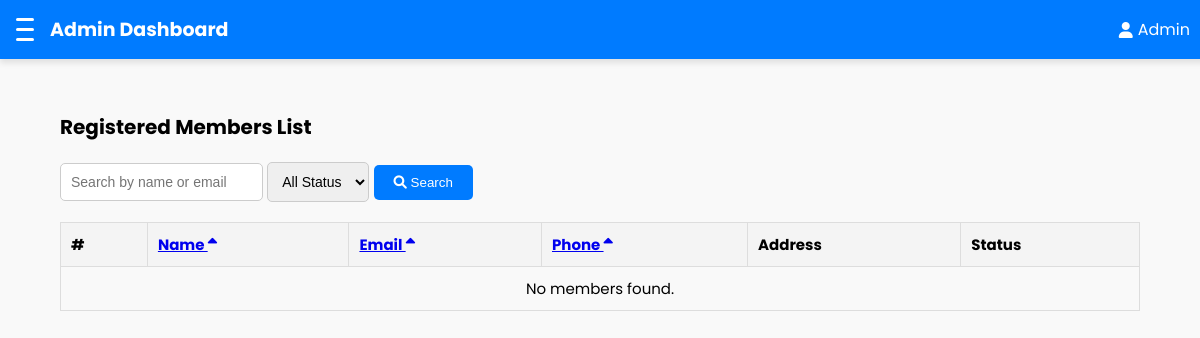
Before: /admin/view_members.php (signed in) with the older database file.
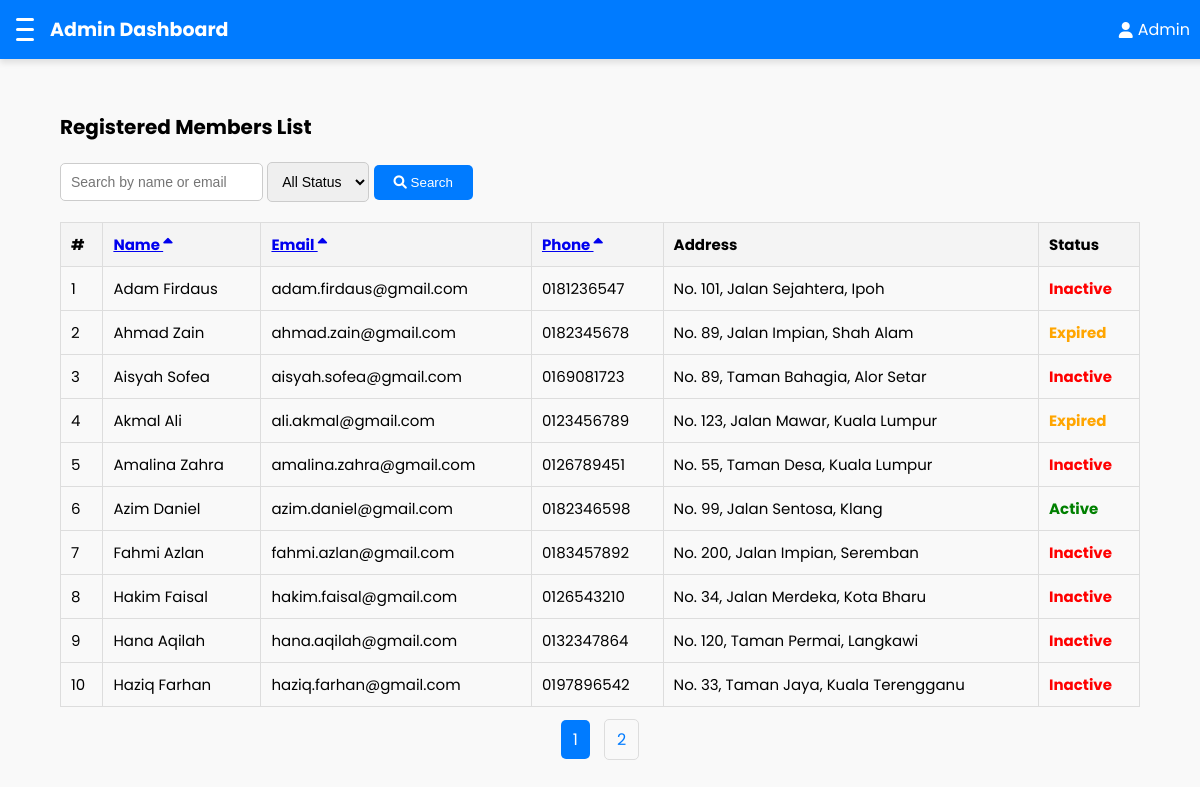
After: the same page with the newer database file.
### tables this page shows
CREATE TABLE `members` (
  `id` int(11) NOT NULL,
  `name` varchar(255) NOT NULL,
  `gender` enum('male','female') NOT NULL,
  `status` enum('inactive','active') DEFAULT 'inactive',
  `email` varchar(255) NOT NULL,
  `password` varchar(255) NOT NULL,
  `phone` varchar(20) DEFAULT NULL,
  `address` text DEFAULT NULL,
  `created_at` timestamp NOT NULL DEFAULT current_timestamp(),
  `profile_picture` varchar(255) DEFAULT NULL
);

### admin/view_members.php (the view, shortened to what this page needs)
<?php
include '../includes/db.php';
$search = isset($_GET['search']) ? $_GET['search'] : '';
$filter = isset($_GET['status']) ? $_GET['status'] : '';
$page = isset($_GET['page']) ? (int)$_GET['page'] : 1;
$limit = 10;
$offset = ($page - 1) * $limit;
$sort_column = isset($_GET['sort']) ? $_GET['sort'] : 'name';
$sort_order = isset($_GET['order']) && $_GET['order'] === 'desc' ? 'desc' : 'asc';
$query = "
    SELECT
        m.id,
        m.name,
        m.email,
        m.phone,
        m.address,
        CASE
            WHEN EXISTS (
                SELECT 1
                FROM member_packages mp
                WHERE mp.member_id = m.id
                AND mp.status = 'active'
            ) THEN 'active'
            WHEN EXISTS (
                SELECT 1
                FROM member_packages mp
                WHERE mp.member_id = m.id
                AND mp.status = 'expired'
            ) THEN 'expired'
            ELSE 'inactive'
        END AS membership_status
    FROM members m
    WHERE (m.name LIKE '%$search%' OR m.email LIKE '%$search%')
";
$query .= " ORDER BY $sort_column $sort_order LIMIT $limit OFFSET $offset";
$result = $conn->query($query);
$total_query = "
    SELECT COUNT(*) as total FROM (
        SELECT
            m.id,
            CASE
                WHEN EXISTS (
                    SELECT 1
                    FROM member_packages mp
                    WHERE mp.member_id = m.id
                    AND mp.status = 'active'
                ) THEN 'active'
                WHEN EXISTS (
                    SELECT 1
                    FROM member_packages mp
                    WHERE mp.member_id = m.id
                    AND mp.status = 'expired'
                ) THEN 'expired'
                ELSE 'inactive'
            END AS membership_status
        FROM members m
        WHERE (m.name LIKE '%$search%' OR m.email LIKE '%$search%')
    ) AS status_filter";
$total_result = $conn->query($total_query);
$total_members = $total_result->fetch_assoc()['total'];
$total_pages = ceil($total_members / $limit);
$next_order = $sort_order === 'asc' ? 'desc' : 'asc';
?>
<!DOCTYPE html>
<html lang="en">
<head>
    <link rel="stylesheet" href="https://cdnjs.cloudflare.com/ajax/libs/font-awesome/6.0.0/css/all.min.css">
    <link rel="stylesheet" href="../css/admin.css">
</head>
<body>
<header>
    <nav class="navbar">
        <div class="navbar-left">
            <button class="hamburger" id="hamburger-menu">
                <span class="bar"></span>
                <span class="bar"></span>
                <span class="bar"></span>
            </button>
            <a href="dashboard.php" class="logo">Admin Dashboard</a>
        </div>
        <div class="profile">
            <a href="#"><i class="fas fa-user"></i> Admin</a>
        </div>
    </nav>
</header>
<div class="dashboard-container">
    <main class="main-content">
        <div class="container">
            <h2>Registered Members List</h2>
            <div class="search-filter">
                <form method="GET">
                    <input type="text" name="search" placeholder="Search by name or email" value="<?php echo $search; ?>">
                    <select name="status">
                        <option value="">All Status</option>
                    </select>
                    <button type="submit"><i class="fas fa-search"></i> Search</button>
                </form>
            </div>
            <table>
                <thead>
                    <tr>
                        <th>#</th>
                        <th>
                            <a href="?search=<?php echo $search; ?>&status=<?php echo $filter; ?>&sort=name&order=<?php echo $next_order; ?>">
                                Name <i class="fas fa-sort-<?php echo $sort_column === 'name' ? $sort_order : 'asc'; ?>"></i>
                            </a>
                        </th>
                        <th>
                            <a href="?search=<?php echo $search; ?>&status=<?php echo $filter; ?>&sort=email&order=<?php echo $next_order; ?>">
                                Email <i class="fas fa-sort-<?php echo $sort_column === 'email' ? $sort_order : 'asc'; ?>"></i>
                            </a>
                        </th>
                        <th>
                            <a href="?search=<?php echo $search; ?>&status=<?php echo $filter; ?>&sort=phone&order=<?php echo $next_order; ?>">
                                Phone <i class="fas fa-sort-<?php echo $sort_column === 'phone' ? $sort_order : 'asc'; ?>"></i>
                            </a>
                        </th>
                        <th>
                            Address
                        </th>
                        <th>Status</th>
                    </tr>
                </thead>
                <tbody>
                    <?php if ($result->num_rows > 0): ?>
                        <?php $counter = $offset + 1; ?>
                        <?php while ($row = $result->fetch_assoc()): ?>
                            <tr>
                                <td><?php echo $counter++; ?></td>
                                <td><?php echo $row['name']; ?></td>
                                <td><?php echo $row['email']; ?></td>
                                <td><?php echo $row['phone']; ?></td>
                                <td><?php echo $row['address']; ?></td>
                                <td class="status-<?php echo $row['membership_status']; ?>">
                                    <?php echo ucfirst($row['membership_status']); ?>
                                </td>
                            </tr>
                        <?php endwhile; ?>
                    <?php else: ?>
                        <tr>
                            <td colspan="6" style="text-align: center;">No members found.</td>
                        </tr>
                    <?php endif; ?>
                </tbody>
            </table>
            <div class="pagination">
                <?php for ($i = 1; $i <= $total_pages; $i++): ?>
                    <a href="?search=<?php echo $search; ?>&status=<?php echo $filter; ?>&page=<?php echo $i; ?>" class="<?php echo $i === $page ? 'active' : ''; ?>"><?php echo $i; ?></a>
                <?php endfor; ?>
            </div>
        </div>
    </main>
</div>
</body>
</html>

### css/admin.css (style rules this page uses)
body { font-family: Poppins, sans-serif; margin: 0; padding: 0; background-color: #f9f9f9; }
.dashboard-container { display: flex; min-height: 100vh; }
.navbar { background-color: #007bff; display: flex; justify-content: space-between; align-items: center; padding: 15px 10px; position: fixed; top: 0; left: 0; width: 100%; z-index: 1000; box-shadow: 0 4px 6px rgba(0, 0, 0, 0.1); }
.navbar-left { display: flex; align-items: center; gap: 10px; }
.navbar .profile { display: flex; align-items: center; gap: 20px; margin-right: 20px; }
.navbar .profile a { color: white; text-decoration: none; font-size: 16px; display: flex; align-items: center; gap: 5px; transition: color 0.3s; }
.hamburger { background: none; border: none; cursor: pointer; display: flex; flex-direction: column; justify-content: space-between; width: 30px; height: 25px; transition: all 0.3s ease; }
.hamburger .bar { height: 3px; width: 100%; background-color: white; border-radius: 2px; transition: transform 0.3s ease, opacity 0.3s ease; }
.logo { font-size: 19px; font-weight: bold; color: white; text-decoration: none; }
.profile { display: flex; gap: 15px; align-items: center; }
.profile a { color: white; text-decoration: none; font-size: 16px; transition: color 0.3s; }
.main-content { margin-top: 5px; padding: 20px; transition: margin-left 0.3s ease; }
.main-content { flex: 1; padding: 70px 40px; background-color: #f9f9f9; }
h2 { font-size: 20px; margin-bottom: 20px; }
.dashboard-container { display: flex; flex-direction: column; gap: 30px; }

### admin/view_members.php (style rules this page uses)
.container { padding: 20px; }
.search-filter { display: flex; justify-content: space-between; margin-bottom: 20px; }
.search-filter input, .search-filter select { padding: 10px; font-size: 14px; border: 1px solid #ccc; border-radius: 5px; }
.search-filter button { padding: 10px 20px; background-color: #007bff; color: white; border: none; border-radius: 5px; cursor: pointer; }
table { width: 100%; border-collapse: collapse; }
table th, table td { padding: 10px; border: 1px solid #ddd; text-align: left; font-size: 15px; }
table th { background-color: #f4f4f4; font-weight: bold; }
.pagination { margin-top: 20px; text-align: center; }
.pagination a { padding: 8px 12px; text-decoration: none; border: 1px solid #ddd; margin: 0 5px; border-radius: 5px; color: #007bff; }
.pagination a.active { background-color: #007bff; color: white; border: none; }
.status-active { color: green; font-weight: bold; }
.status-inactive { color: red; font-weight: bold; }
.status-expired { color: orange; font-weight: bold; }

Changed rows visible on the page:
added members: name "Adam Firdaus", email "adam.firdaus@gmail.com", phone "0181236547", address "No. 101, Jalan Sejahtera, Ipoh", membership_status "Inactive"
added members: name "Ahmad Zain", email "ahmad.zain@gmail.com", phone "0182345678", address "No. 89, Jalan Impian, Shah Alam", membership_status "Expired"
added members: name "Aisyah Sofea", email "aisyah.sofea@gmail.com", phone "0169081723", address "No. 89, Taman Bahagia, Alor Setar", membership_status "Inactive"
added members: name "Akmal Ali", email "ali.akmal@gmail.com", phone "0123456789", address "No. 123, Jalan Mawar, Kuala Lumpur", membership_status "Expired"
added members: name "Amalina Zahra", email "amalina.zahra@gmail.com", phone "0126789451", address "No. 55, Taman Desa, Kuala Lumpur", membership_status "Inactive"
added members: name "Azim Daniel", email "azim.daniel@gmail.com", phone "0182346598", address "No. 99, Jalan Sentosa, Klang", membership_status "Active"
added members: name "Fahmi Azlan", email "fahmi.azlan@gmail.com", phone "0183457892", address "No. 200, Jalan Impian, Seremban", membership_status "Inactive"
added members: name "Hakim Faisal", email "hakim.faisal@gmail.com", phone "0126543210", address "No. 34, Jalan Merdeka, Kota Bharu", membership_status "Inactive"
added members: name "Hana Aqilah", email "hana.aqilah@gmail.com", phone "0132347864", address "No. 120, Taman Permai, Langkawi", membership_status "Inactive"
added members: name "Haziq Farhan", email "haziq.farhan@gmail.com", phone "0197896542", address "No. 33, Taman Jaya, Kuala Terengganu", membership_status "Inactive"
Other visible differences:
new list line: "1"
new list line: "2"
text no longer shown: "No members found."
